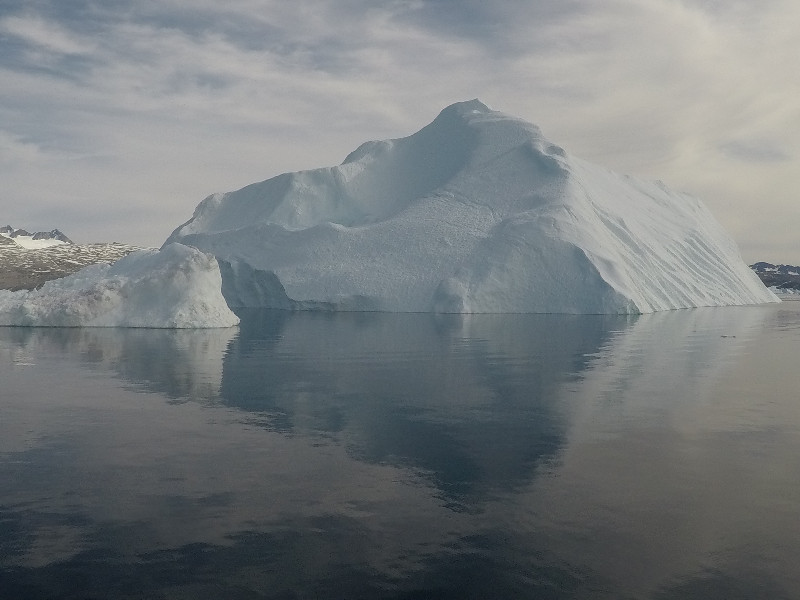
#> input picture data/cervino_800x600/G0057821.jpg, 800 x 600 px, given in place of G0057821.png, which was not available
$ jupyter execute --allow-errors sift_and_zernike_based_matching.ipynb   (shell and % lines are left out)   (older library calls are emulated)   (text cells are left out)
#> lines starting #> are read from the running program, lines starting #| are printed output that depends on the picture; pictures that were not available may be replaced by others from this repository, and a replacement may not be noted
[cell 1]
#!/usr/bin/env python3
# -*- coding: utf-8 -*-
"""
Created on Fri Feb  1 20:06:06 2019

@author: vik748
"""
import numpy as np
import cv2
import sys
from matplotlib import pyplot as plt
from ssc import *
from scipy import spatial
from mahotas import features

# [60 lines left out: functions draw_keypoints, draw_markers, draw_marker_pts, draw_arrows, draw_feature_tracks, displayMatches, not called in this run]


K = np.array([[699.33112889, 0.0, 403.23876197],
              [0.0, 693.66457792, 293.40739086],
              [0.0, 0.0, 1.0]])

D =  np.array([-2.78089511e-01,  1.30037134e-01, -1.17555797e-04, -1.55337290e-04, -4.34486330e-02])

if sys.platform == 'darwin':
    path = '/Users/vik748/Google Drive/'
else:
    path = '/home/vik748/'
img1 = cv2.imread(path+'data/time_lapse_5_cervino_800x600/G0057821.png',1) # iscolor = CV_LOAD_IMAGE_GRAYSCALE
#> img1 is the input picture: shape (600, 800, 3); mean B, G, R 124.8, 122.6, 117.4
img2 = cv2.imread(path+'data/time_lapse_5_cervino_800x600/G0057826.png',1) # iscolor = CV_LOAD_IMAGE_GRAYSCALE
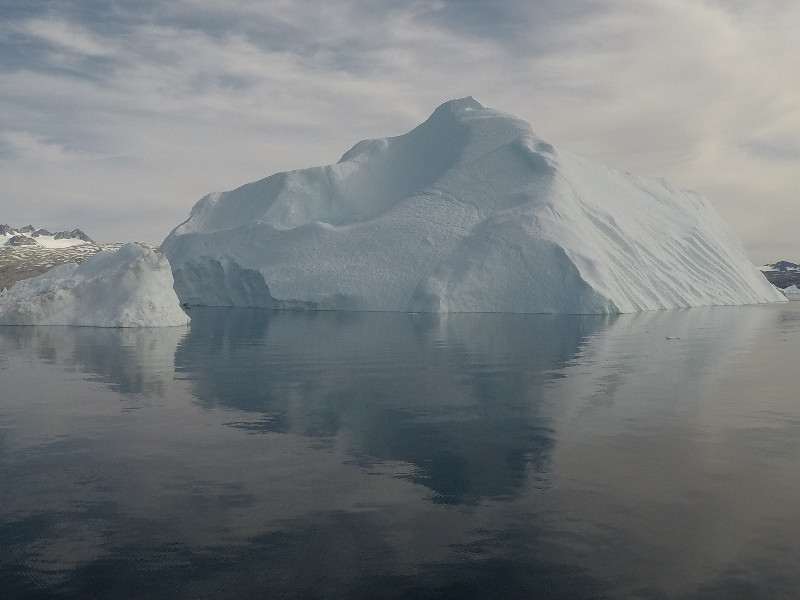
#> input picture data/cervino_800x600/G0057826.jpg, 800 x 600 px, given in place of G0057826.png, which was not available
#> img2 is the input picture: shape (600, 800, 3); mean B, G, R 124.9, 122.6, 117.2


gr1 = cv2.cvtColor(img1, cv2.COLOR_BGR2GRAY)
gr2 = cv2.cvtColor(img2, cv2.COLOR_BGR2GRAY)

clahe = cv2.createCLAHE(clipLimit=40.0, tileGridSize=(4,3))
gr1 = clahe.apply(gr1)
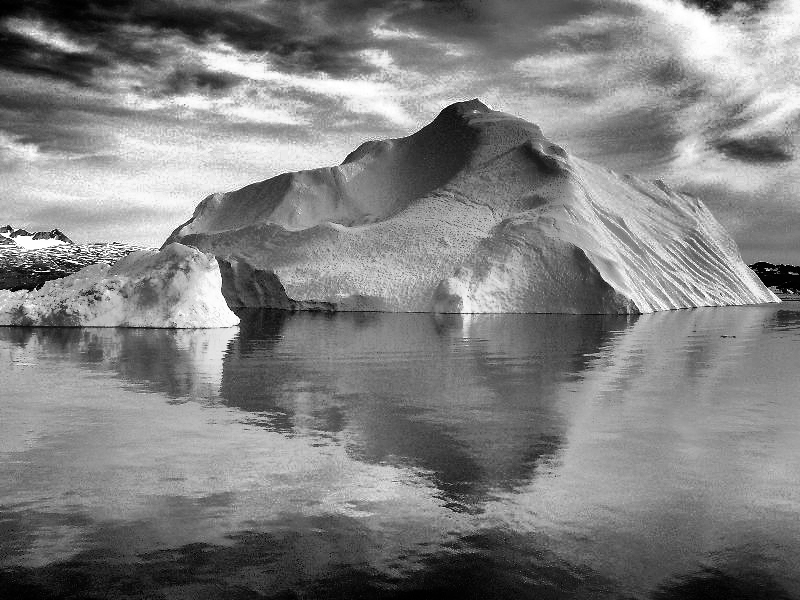
#> gr1: shape (600, 800); min 0, max 255, mean 128.6
gr2 = clahe.apply(gr2)
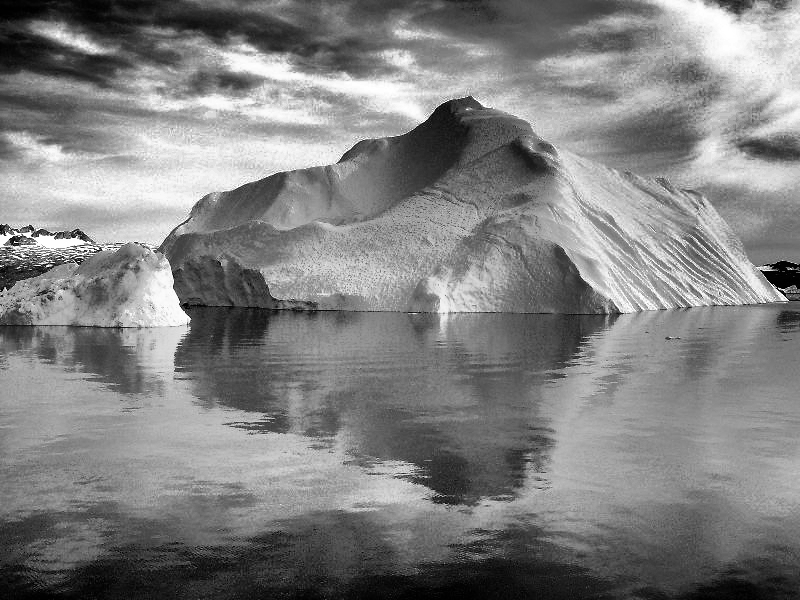
#> gr2: shape (600, 800); min 0, max 255, mean 128.6


# create a mask image filled with 1s, the size of original image
m1 = cv2.imread(path+'data/time_lapse_5_cervino_800x600_masks_out/G0057821_mask.png',cv2.IMREAD_GRAYSCALE)
m2 = cv2.imread(path+'data/time_lapse_5_cervino_800x600_masks_out/G0057826_mask.png',cv2.IMREAD_GRAYSCALE)

def radial_non_max(kp_list, dist):
    kp = np.array(kp_list)
    kp_mask = np.ones(len(kp), dtype=bool)
    pts = [k.pt for k in kp]
    tree = spatial.cKDTree(pts)
    #print ("len of kp1:",len(kp))
    for i, k in enumerate(kp):
        if kp_mask[i]:
            pt = tree.data[i]
            idx = tree.query_ball_point(tree.data[i], dist, p=2., eps=0, n_jobs=1)
            resp = [kp[ii].response for ii in idx]
            _, maxi = max([(v,i) for i,v in enumerate(resp)])
            del idx[maxi]
            for kp_i in idx:
                kp_mask[kp_i] = False
    return kp[kp_mask].tolist()

def bounding_box(points, min_x=-np.inf, max_x=np.inf, min_y=-np.inf,
                        max_y=np.inf):
    """ Compute a bounding_box filter on the given points

    Parameters
    ----------
    points: (n,2) array
        The array containing all the points's coordinates. Expected format:
            array([
                [x1,y1],
                ...,
                [xn,yn]])

    min_i, max_i: float
        The bounding box limits for each coordinate. If some limits are missing,
        the default values are -infinite for the min_i and infinite for the max_i.

    Returns
    -------
    bb_filter : boolean array
        The boolean mask indicating wherever a point should be keept or not.
        The size of the boolean mask will be the same as the number of given points.

    """

    bound_x = np.logical_and(points[:, 0] > min_x, points[:, 0] < max_x)
    bound_y = np.logical_and(points[:, 1] > min_y, points[:, 1] < max_y)

    bb_filter = np.logical_and(bound_x, bound_y)

    return bb_filter


def tiled_features(kp, img_shape, tiley, tilex):
    feat_per_cell = int(len(kp)/(tilex*tiley))
    HEIGHT, WIDTH = img_shape
    assert WIDTH%tiley == 0, "Width is not a multiple of tilex"
    assert HEIGHT%tilex == 0, "Height is not a multiple of tiley"
    w_width = int(WIDTH/tiley)
    w_height = int(HEIGHT/tilex)

    xx = np.linspace(0,HEIGHT-w_height,tilex,dtype='int')
    yy = np.linspace(0,WIDTH-w_width,tiley,dtype='int')

    kps = np.array([])
    pts = np.array([keypoint.pt for keypoint in kp])
    kp = np.array(kp)

    for ix in xx:
        for iy in yy:
            inbox_mask = bounding_box(pts, iy,iy+w_height,ix,ix+w_height)
            inbox = kp[inbox_mask]
            inbox_sorted = sorted(inbox, key = lambda x:x.response, reverse = True)
            inbox_sorted_out = inbox_sorted[:feat_per_cell]
            kps = np.append(kps,inbox_sorted_out)
    return kps.tolist()

[cell 2]
TILE_KP = True
RADIAL_NON_MAX = True
RADIAL_NON_MAX_RADIUS = 5
TILEY = 4
TILEX = 3
'''
detector = cv2.ORB_create(nfeatures=10000, scaleFactor=2.0, nlevels=4, edgeThreshold=31,
                           firstLevel=0, WTA_K=2, scoreType=cv2.ORB_HARRIS_SCORE,
                           patchSize=31, fastThreshold=15)
'''
detector = cv2.xfeatures2d.SIFT_create(nfeatures = 10000, nOctaveLayers = 3, contrastThreshold = 0.01,
                                       edgeThreshold = 20, sigma = 1.6)
# find the keypoints and descriptors with ORB
kp1 = detector.detect(gr1,m1)
#> kp1 = 6705 keypoints; strongest (x, y, size): (767, 270, 2.2), (76, 263, 2.1), (15, 230, 1.8), (7, 235, 3.8)
print("Detected kps: ",len(kp1))
#| Detected kps:  6705
kp2 = detector.detect(gr2,m2)
#> kp2 = 6826 keypoints; strongest (x, y, size): (782, 292, 2.1), (51, 234, 2), (784, 294, 2.1), (28, 234, 4)

if TILE_KP:
    kp1 = tiled_features(kp1, gr1.shape, TILEY, TILEX)
#> in tiled_features, `feat_per_cell = int(len(kp)/(tilex*tiley))`: feat_per_cell = 558
#> in tiled_features, `pts = np.array([keypoint.pt for keypoint in kp])`: pts = 6705 pairs, first value 2.29 to 797, second value 2.3 to 597.1
#> kp1 = 6414 keypoints; strongest (x, y, size): (767, 270, 2.2), (76, 263, 2.1), (15, 230, 1.8), (7, 235, 3.8)
    kp2 = tiled_features(kp2, gr2.shape, TILEY, TILEX)
#> kp2 = 6549 keypoints; strongest (x, y, size): (782, 292, 2.1), (51, 234, 2), (784, 294, 2.1), (28, 234, 4)
    print ("Points after tiling supression: ",len(kp1))
#| Points after tiling supression:  6414

#> (the rest of this cell did not finish here and is left out)

#> in radial_non_max, `pts = [k.pt for k in kp]`: pts = 6414 pairs, first value 2.29 to 797, second value 2.45 to 597.1
#> the loop in radial_non_max, `for i, k in enumerate(kp):` made 1 pass
#> (k, pt) on pass 1: (keypoint at (60.5, 42.3), size 13.3, [60.46, 42.28])
    kp2 = radial_non_max(kp2,RADIAL_NON_MAX_RADIUS)
    print ("Points after radial supression: ",len(kp1))

img_out1 = draw_keypoints(cv2.cvtColor(gr1, cv2.COLOR_GRAY2BGR),kp1)
img_out2 = draw_keypoints(cv2.cvtColor(gr2, cv2.COLOR_GRAY2BGR),kp2)


fig, [ax1, ax2] = plt.subplots(1,2,dpi=200)
fig.suptitle('800x600 Yellow circle defult setting patchSize=31')
ax1.axis("off")
ax1.imshow(img_out1)
ax2.axis("off")
ax2.imshow(img_out2)
fig.subplots_adjust(0,0,1,1,0.0,0.0)
plt.show()

[cell 3]
#kp1, des1 = detector.compute(gr1,kp1)
#kp2, des2 = detector.compute(gr2,kp2)

kp1z=[]
des1z = np.zeros((len(kp1),25),dtype='float32')
#> (the rest of this cell did not finish here and is left out)

#> (a cell that did not finish here is left out)

#> (a cell that did not finish here is left out)

#> (a cell that did not finish here is left out)

[cell 7]
des1z = np.zeros((len(kp1),25))
#> (the rest of this cell did not finish here and is left out)

#> (a cell that did not finish here is left out)

[cell 9]
np.sum(~des1z.any(axis=1))
#> Out = 6414

[cell 10]
kp1z=[]
des1z = np.zeros((len(kp1),25))
#> (the rest of this cell did not finish here and is left out)

[cell 11]
print(des1z[5])
#| [0. 0. 0. 0. 0. 0. 0. 0. 0. 0. 0. 0. 0. 0. 0. 0. 0. 0. 0. 0. 0. 0. 0. 0.
#|  0.]

#> (a cell that did not finish here is left out)

[cell 13]
des1z = des1z[:len(kp1z)]
#> des1z = empty array
